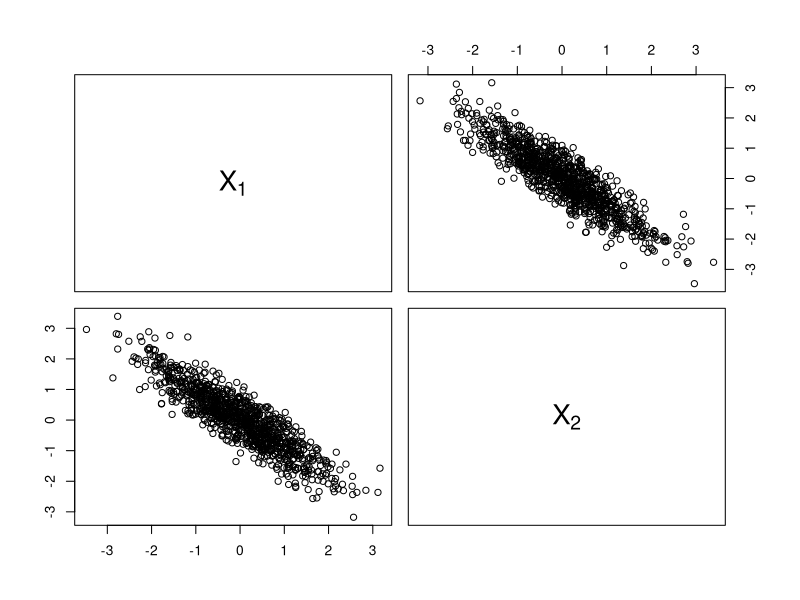
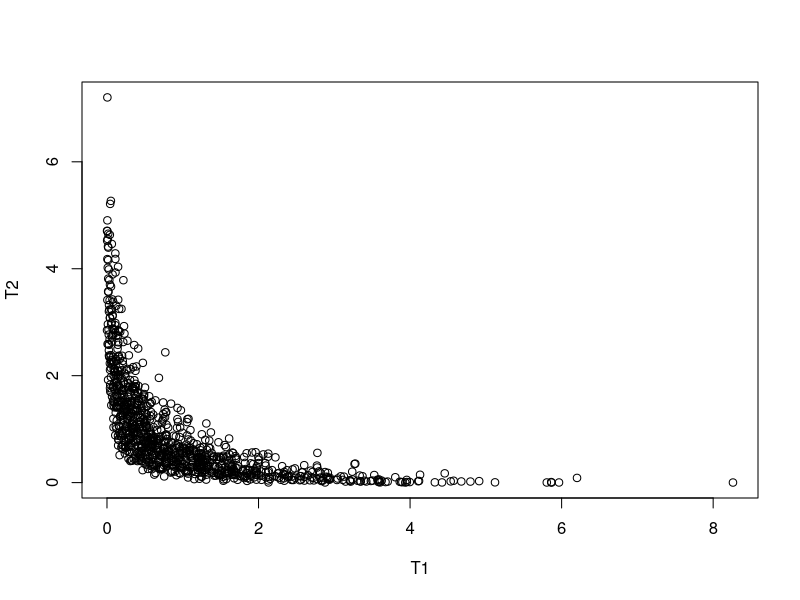
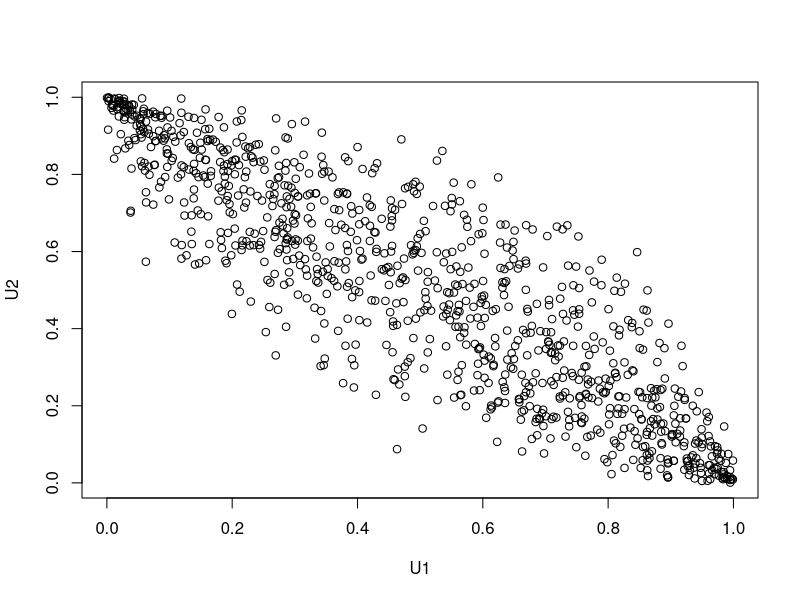
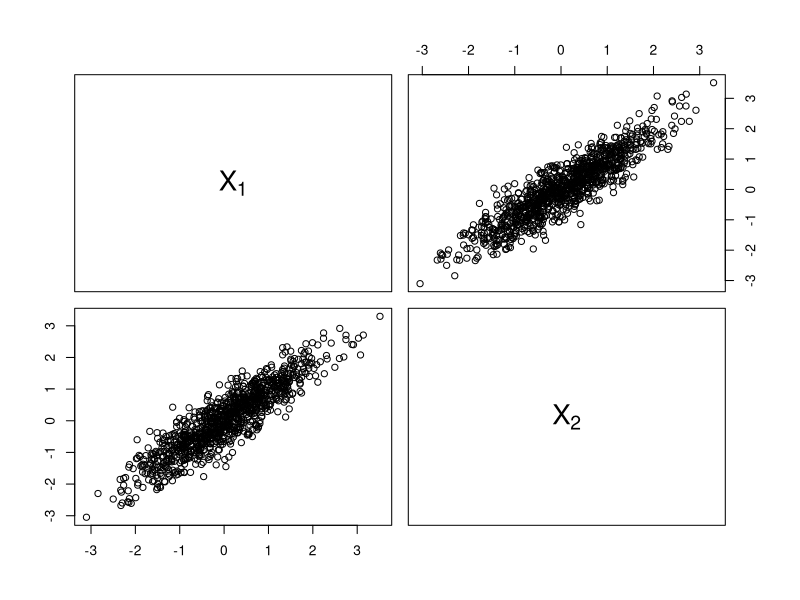
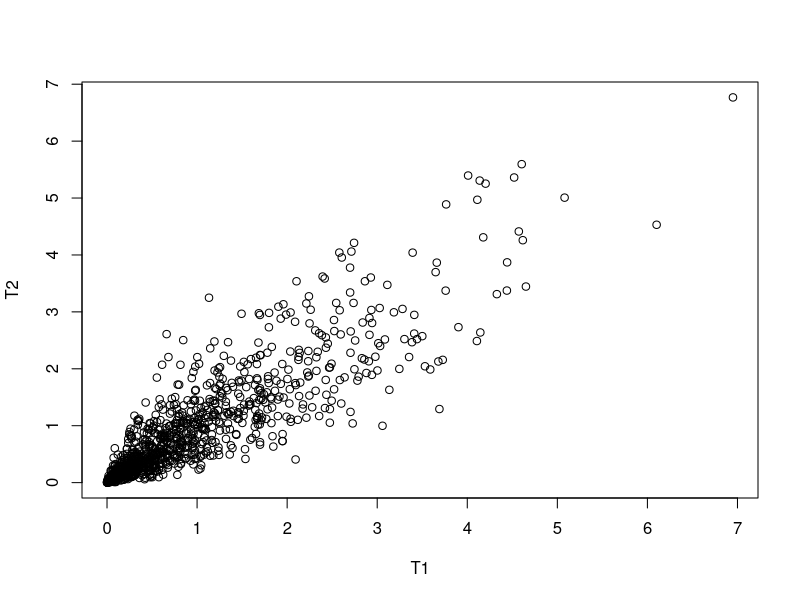
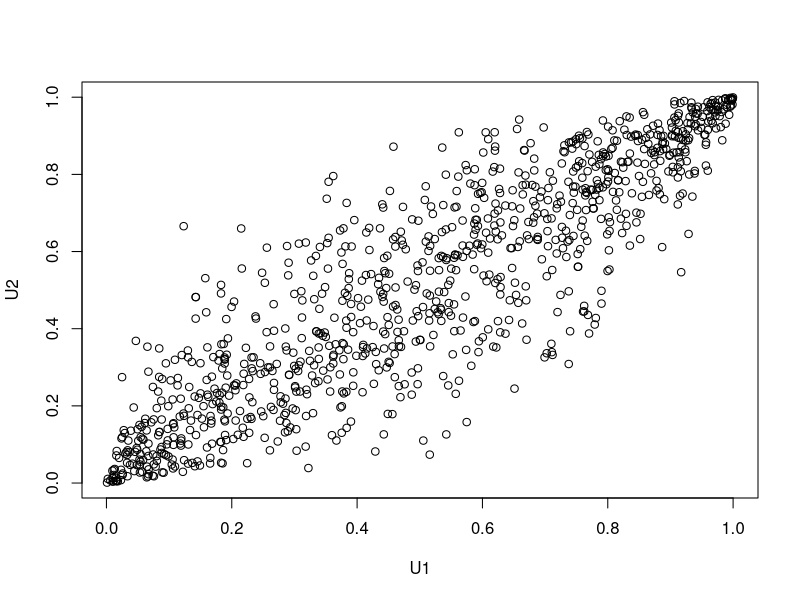

Here is the R script that generated these plots, in order:
n = 1e3

EX1 <- 0; sd1 <- 1;
EX2 <- 0; sd2 <- 1;

# lazy function
makecor <- function(rho12) {
    d <- 2 #dimention

    Rho <- matrix (c(1,rho12,rho12,1),ncol=2);Rho

    Sigma <-  Rho * c(sd1,sd2) %*% t(c(sd1,sd2)); Sigma

    A <- chol(Sigma);round(A,3)

    Z <-  matrix(rnorm(n*d), nrow=n,ncol=d)
    X <- Z %*% A + matrix( c(EX1,EX2),nrow=n,ncol=d,byrow=TRUE)

    pairs(X,labels=expression(X[1],X[2]))

    U1 <- pnorm(X[,1])
    U2 <- pnorm(X[,2])

    T1 <- -log(U1)
    T2 <- -log(U2)
    plot(T1,T2)
    plot(U1,U2)
}

makecor(-0.9)
makecor(0.9)

